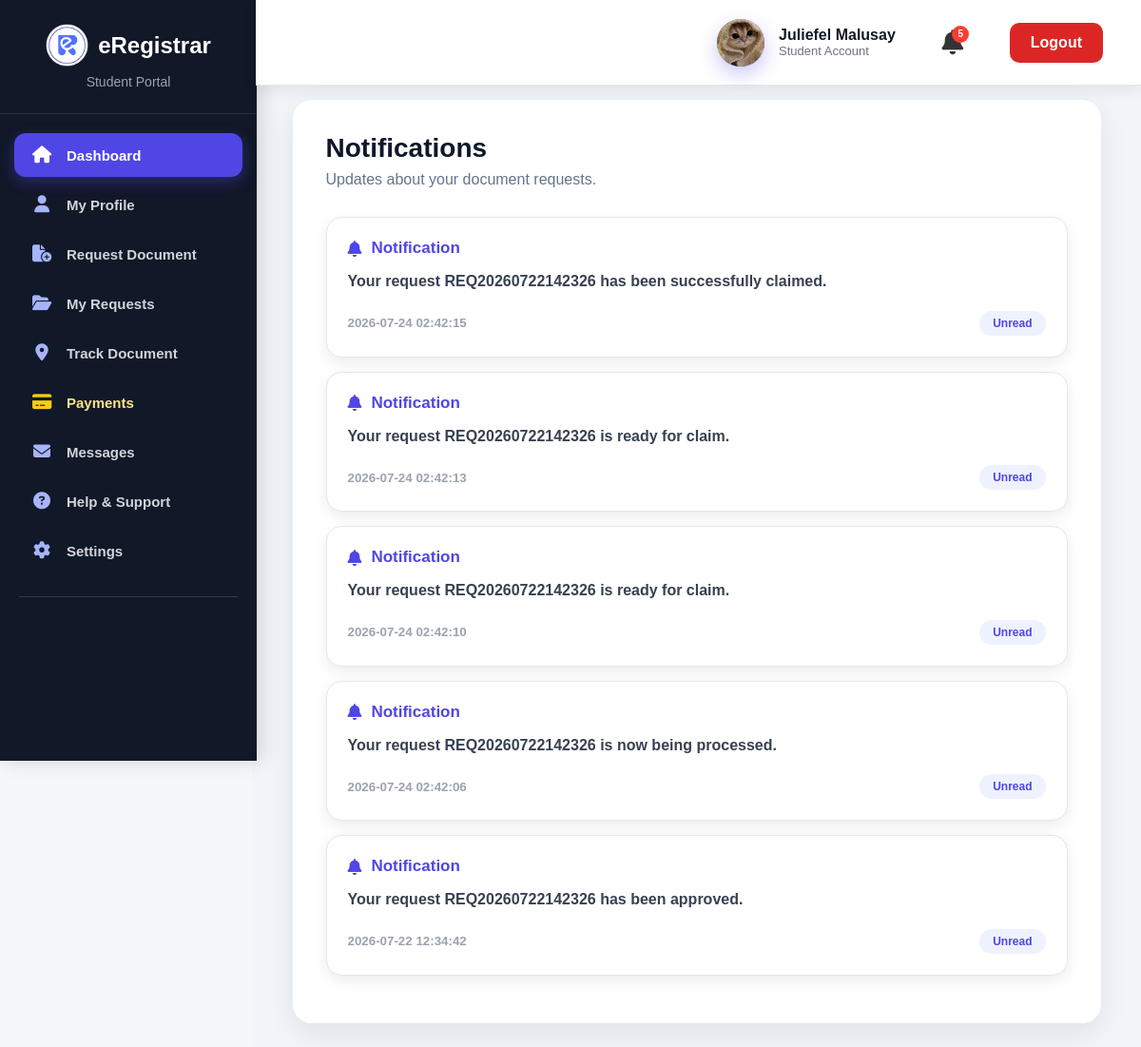
/student/notifications.php (signed in), run on the app's committed database.
### tables this page shows
CREATE TABLE `notifications` (
  `notification_id` int(11) NOT NULL,
  `user_id` int(11) NOT NULL,
  `message` text NOT NULL,
  `status` varchar(50) DEFAULT 'Unread',
  `created_at` timestamp NOT NULL DEFAULT current_timestamp()
);

### student/notifications.php (the view, shortened to what this page needs)
<?php
require_once __DIR__ . "/../includes/db.php";
$user_id=$_SESSION['user_id'];
$result=mysqli_query($conn,
"
SELECT *
FROM notifications
WHERE user_id='$user_id'
ORDER BY created_at DESC
"
);
?>
<!DOCTYPE html>
<html>
<head>
<link rel="stylesheet" href="../assets/css/student.css">
</head>
<body>
<?php include("sidebar.php"); ?>
<?php include("header.php"); ?>
<div class="student-main">
<div class="form-card">
<h2>
Notifications
</h2>
<p>
Updates about your document requests.
</p>
<?php if(mysqli_num_rows($result) > 0){ ?>
<?php while($row=mysqli_fetch_assoc($result)){ ?>
<a href="#"
class="notification-link"
onclick="openNotification(
'<?= $row['notification_id']; ?>',
`<?= htmlspecialchars($row['message'], ENT_QUOTES); ?>`,
'<?= $row['created_at']; ?>'
); return false;">
<div class="notification-box">
<h4>
<i class="fa-solid fa-bell"></i>
Notification
</h4>
<p>
<?php echo $row['message']; ?>
</p>
<div class="notification-footer">
<small>
<?php echo $row['created_at']; ?>
</small>
<span class="notification-status">
<?php echo $row['status']; ?>
</span>
</div>
</a>
</div>
<?php } ?>
<?php } ?>
</body>
</html>

### assets/css/student.css (style rules this page uses)
* { box-sizing:border-box; }
body { margin:0; font-family:"Segoe UI",Arial,sans-serif; background:#f8fafc; }
.student-main { margin-left:260px; padding:35px; }
.form-card { background:white; max-width:850px; margin:auto; padding:35px; border-radius:18px; box-shadow:0 5px 20px rgba(0,0,0,.08); }
.form-card { background:white; padding:35px; border-radius:20px; box-shadow: 0 10px 30px rgba(0,0,0,.08); }
.form-card h2 { margin:0; color:#0f172a; font-size:28px; }
.form-card > p { color:#64748b; margin-top:8px; margin-bottom:30px; }
.student-main, .student-content { margin-left:265px; margin-top:80px; padding:25px; min-height:100vh; background:#f1f5f9; }
.notification-box { background:#f8fafc; padding:20px; border-left:5px solid #2563eb; border-radius:12px; margin-top:15px; }
.notification-box p { margin:0; color:#334155; font-weight:600; }
.notification-box small { color:#64748b; }
a { text-decoration: none; color:#184899; font-weight:600; }
* { margin:0; padding:0; box-sizing:border-box; font-family:Arial, sans-serif; }
body { background:#f5f7fb; }
.notification-box { background:white; padding:20px; margin-top:15px; border-radius:12px; border-left:5px solid #4f46e5; box-shadow:0 5px 15px rgba(0,0,0,.08); }
.notification-box h4 { color:#4f46e5; margin-bottom:10px; }
.notification-box p { color:#555; line-height:1.6; }
.notification-footer { display:flex; justify-content:space-between; align-items:center; margin-top:15px; }
.notification-footer small { color:#999; }
.notification-status { background:#eef2ff; color:#4f46e5; padding:5px 12px; border-radius:20px; font-size:12px; }
.notification-link { text-decoration:none; color:inherit; display:block; }
.notification-box { background:white; border:1px solid #e5e7eb; border-radius:16px; padding:22px; margin-bottom:15px; transition:.3s; }
.notification-box h4 { margin:0 0 12px; color:#4f46e5; display:flex; align-items:center; gap:10px; font-size:17px; }
.notification-box p { color:#374151; line-height:1.6; margin:0 0 18px; }
.notification-footer { display:flex; justify-content:space-between; align-items:center; }
.notification-footer small { color:#9ca3af; }
.notification-status { padding:6px 14px; border-radius:20px; background:#eef2ff; color:#4f46e5; font-size:12px; font-weight:600; }

### data on the page
notifications: message "Your request REQ20260722142326 has been successfully claimed.", created_at "2026-07-24 02:42:15", status "Unread"
notifications: message "Your request REQ20260722142326 is ready for claim.", created_at "2026-07-24 02:42:13", status "Unread"
notifications: message "Your request REQ20260722142326 is ready for claim.", created_at "2026-07-24 02:42:10", status "Unread"
notifications: message "Your request REQ20260722142326 is now being processed.", created_at "2026-07-24 02:42:06", status "Unread"
notifications: message "Your request REQ20260722142326 has been approved.", created_at "2026-07-22 12:34:42", status "Unread"

### other printed values
$_SESSION['fullname'] "Juliefel Malusay"
$notification_count "5"
